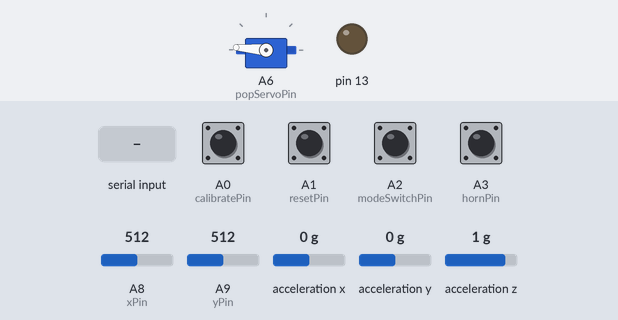
Bench run of a sketch on a simulated Teensy 3. On the bench: servo, output pins drawn as LEDs (lit = HIGH). The test bench sets the inputs (shaded band); at power-on: A0 (calibratePin), A1 (resetPin), A2 (modeSwitchPin), A3 (hornPin) HIGH, A8 (xPin) = 512, A9 (yPin) = 512, acceleration x 0 g, acceleration y 0 g, acceleration z 1 g. What the sketch prints to the serial monitor is not drawn.

Above: at 1.7 s.
1.8 s: byte 30 received over Serial
At 1.95 s:
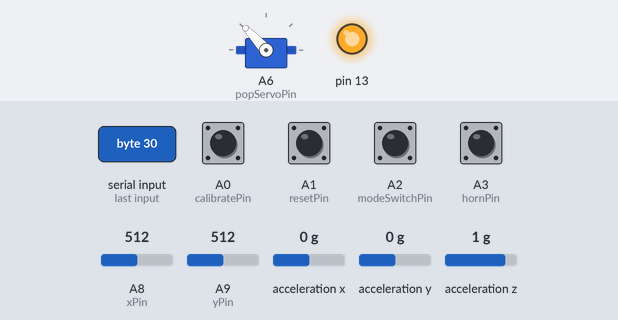
At 2.55 s:
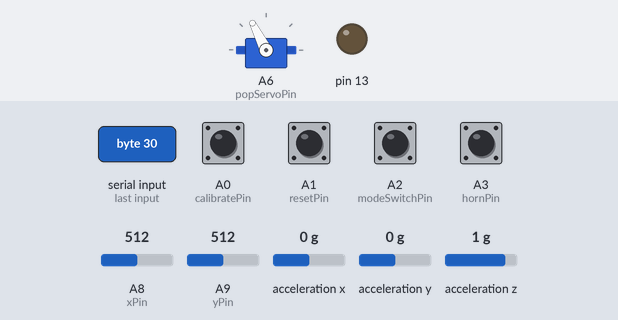
Timing chart, 0 to 4.8 s (numbered marks = the images above; inputs shaded):
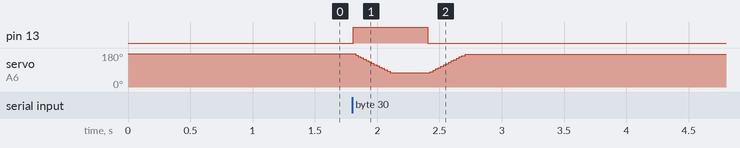

Measured:
- after the input at 1.8 s, pin 13: LOW → HIGH at once, → LOW 0.60 s later

The sketch:

controller_master_04.ino
```cpp
// (licence header left out)
#include <Wire.h>
#include <Adafruit_MMA8451.h>    // data pin 18, clk pin 19
#include <Adafruit_Sensor.h>     // do I need this??
#include <Bounce.h>
#include <Servo.h>

#define xPin 22           // joystick
#define yPin 23           // joystick
#define calibratePin 14   // zero the mouse (steering wheel)
#define resetPin 15       // reset the game "r"
#define modeSwitchPin 16  // switch to and from mini game "c"
#define hornPin 17        // horn pin for mouseClick (left click)

#define popServoPin 20  // servo for pop release
#define vendClosed 175
#define vendOpen 75
boolean vend = false;
int vendSpeed = 3;      // lower is faster!

int zeroX;              // mouse calibration
int zeroY;              // mouse calibration
float xM,yM;            // mouse x,y
int xJ,yJ;              // joystick x,y
boolean mouse = false;  // computer recognize as mouse, set false for joystick
boolean debug = true;

// Accelerometer initialize
Adafruit_MMA8451 steer = Adafruit_MMA8451();
Servo popServo;


Bounce horn = Bounce(hornPin, 10);    // de-bouncing object for the horn (mouse click)
Bounce calibrate = Bounce(calibratePin, 10);
Bounce modeSwitch = Bounce(modeSwitchPin, 10);
Bounce resetGame = Bounce(resetPin, 10);
byte leftClick = 0;


void setup()
{
  // Initialize the serial port
  if (debug) Serial.begin(115200);
  else Serial.begin(9600);
  pinMode(13, OUTPUT);
  digitalWrite(13, LOW);

  // Initialize the accelerometer
  steer.begin();
  steer.read();
  //zeroX = calibrate(chuck.readRoll());
  //zeroY = calibrate(chuck.readPitch());

  pinMode(hornPin, INPUT_PULLUP);
  pinMode(calibratePin, INPUT_PULLUP);
  pinMode(modeSwitchPin, INPUT_PULLUP);
  pinMode(resetPin, INPUT_PULLUP);
  popServo.attach(popServoPin);
  popServo.write(vendClosed);

  // calibrate (only works on reset on windows 8 for some reason? Manual calibrate button below.
  delay(500);
  zeroX = roll();
  zeroY = pitch();

  Joystick.useManualSend(true);
  if(debug) Serial.println("I'm alive");
}


void loop()
{
  if (Serial.available() > 0) {
    int incoming = Serial.read();
    if (incoming > 0) vend = true;
    else vend = false;
  }

  // mouse movement
  steer.read();
  float _xM = (roll()-zeroX);
  float _yM = (pitch()-zeroY);
  if (debug) Serial.println(_xM);
  float lerpA = 0.05;      // averaging - 0>lerp>1 - averaging is smoother as lerp approaches 0.
  xM = lerpA*_xM + (1.0-lerpA)*xM;
  yM = lerpA*_yM + (1.0-lerpA)*yM;
  if (debug) Serial.println(xM);
  if (debug) Serial.println();
  Mouse.move(xM,yM);

  // mouse clicks
  horn.update();
  /*byte clickChange = 0;
  if (horn.fallingEdge()) {     // mouse press
    leftClick = 1;
    clickChange = 1;
  }
  if (horn.risingEdge()) {    //  mouse release
    leftClick = 0;
    clickChange = 1;
  }
  if (clickChange) Mouse.set_buttons(leftClick,0,0);*/

  // other buttons
  calibrate.update();
  modeSwitch.update();
  resetGame.update();
  if (calibrate.fallingEdge()) {
    zeroX = roll();
    zeroY = pitch();
  }
  if (modeSwitch.fallingEdge()) Keyboard.print("c");
  if (resetGame.fallingEdge()) Keyboard.print("r");
  if (horn.fallingEdge()) Keyboard.print(" ");

  // joystick movements
  xJ = analogRead(xPin);
  yJ = analogRead(yPin);
  Joystick.X(xJ);
  Joystick.Y(yJ);
  Joystick.send_now();

  // pop vendor
  if (vend) autoVend(300);

  // Wait a short while
  if (debug) delay(10);
}

/*int calibrate(int pin) {
 int num = 20;
 int value = 0;
 //int steps[num];
 for (int i = 0; i < num; i++) {
 //steps[i] = analogRead(pin);
 value += analogRead(pin);
 delay(50);
 }
 return value/num;
 }*/

float roll() {
  float x = steer.x;
  float z = steer.z;
  return atan2(x,z)*180/M_PI;
}

float pitch() {
  float y = steer.y;
  float z = steer.z;
  return atan2(y,z)*180/M_PI;
}

//********************************************
void autoVend(int wait) {
  for (int i = vendClosed; i > vendOpen; i--) {
    popServo.write(i);
    digitalWrite(13, HIGH);
    delay(vendSpeed);
  }
  delay(wait);
  for (int i = vendOpen; i < vendClosed; i++) {
    popServo.write(i);
    digitalWrite(13, LOW);
    delay(vendSpeed);
  }
  vend = false;
}
```
